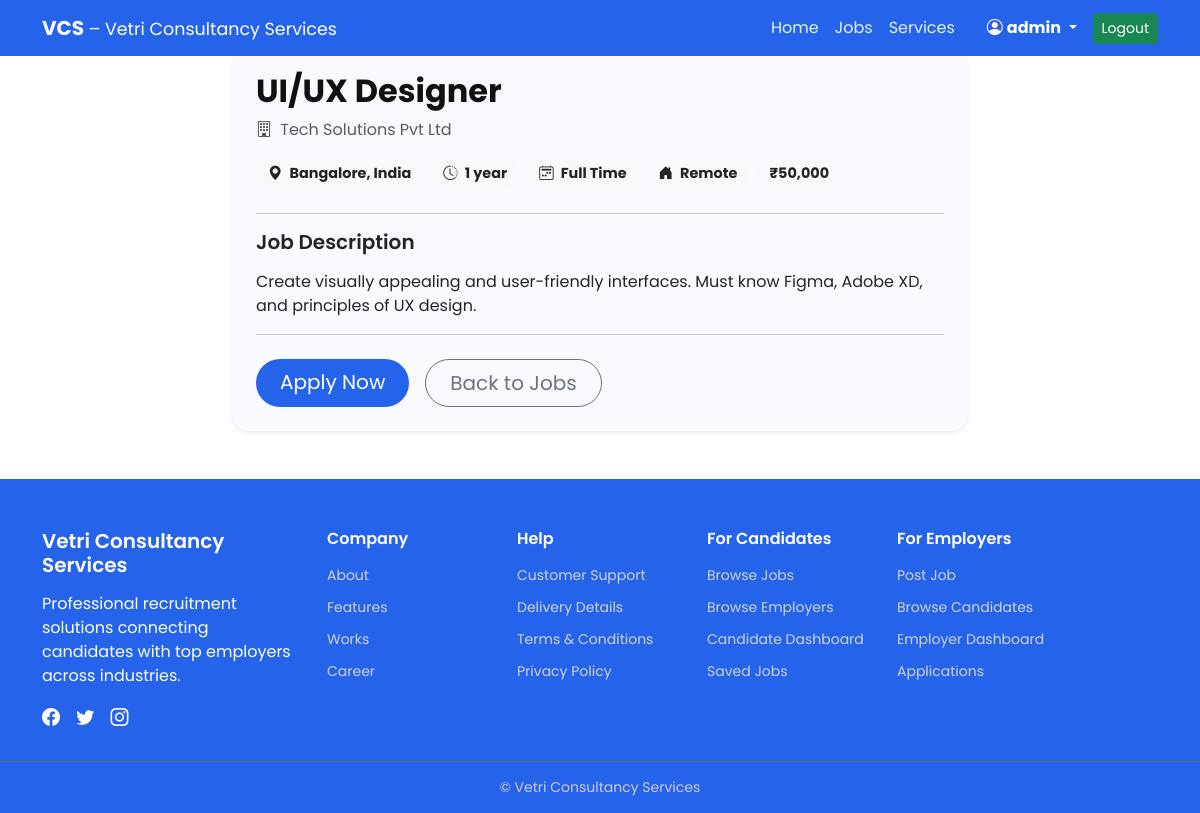
The app's page /jobs/8/ (signed in) with its own data.
### accounts/models.py (models this page shows)
class User(AbstractUser):
    USER_TYPE = (
        ('free', 'Free'),
        ('pro', 'Pro'),
        ('pro_plus', 'Pro Plus'),
        ('consultant', 'Consultant'),
        ('admin', 'Admin'),
        ('trainee','Trainee'),
    )
    user_type = models.CharField(
        max_length=15,
        choices=USER_TYPE,
        default='free'
    )
    pro_subscription_active = models.BooleanField(default=False)
    whatsapp_number = models.CharField(max_length=15, blank=True, null=True)

### jobs/models.py (models this page shows, shortened)
class Job(models.Model):
    title = models.CharField(max_length=200)
    company = models.CharField(max_length=100)
    location = models.CharField(max_length=100)
    experience = models.CharField(max_length=50)
    description = models.TextField()
    FULL_TIME = 'FT'
    PART_TIME = 'PT'
    INTERNSHIP = 'IN'
    WORKING_SCHEDULE_CHOICES = [
        (FULL_TIME, 'Full Time'),
        (PART_TIME, 'Part Time'),
        (INTERNSHIP, 'Internship'),
    ]
    working_schedule = models.CharField(
        max_length=2,
        choices=WORKING_SCHEDULE_CHOICES,
        default=FULL_TIME
    )
    REMOTE = 'RM'
    HYBRID = 'HY'
    ONSITE = 'ON'
    WORK_TYPE_CHOICES = [
        (REMOTE, 'Remote'),
        (HYBRID, 'Hybrid'),
        (ONSITE, 'Onsite'),
    ]
    work_type = models.CharField(
        max_length=2,
        choices=WORK_TYPE_CHOICES,
        default=ONSITE
    )
    salary = models.CharField(max_length=100, null=True, blank=True)
    posted_by = models.ForeignKey(
        settings.AUTH_USER_MODEL,
        on_delete=models.CASCADE,
        related_name='jobs_posted'
    )
    created_at = models.DateTimeField(auto_now_add=True)

### jobs/views.py (the view)
# urls.py: path('<int:pk>/', views.job_detail, name='job_detail'),
def job_detail(request, pk):
    job = get_object_or_404(Job, id=pk)
    context = {'job': job}
    return render(request, 'jobs/job_detail.html', context)

### jobs/templates/jobs/job_detail.html (shortened to what this page needs)
{% extends 'base.html' %}
{% block content %}
<div class="container my-5">
  <div class="row justify-content-center">
    <div class="col-lg-8">
      <div class="card job-detail-card shadow-sm border-0 rounded-4">
        <div class="card-body p-4">
          <h2 class="fw-bold mb-2">{{ job.title }}</h2>
          <p class="text-muted mb-3">
            <i class="bi bi-building me-1"></i> {{ job.company }}
          </p>
          <div class="d-flex flex-wrap gap-2 mb-4">
            <span class="badge bg-light text-dark">
              <i class="bi bi-geo-alt-fill me-1"></i> {{ job.location }}
            </span>
            <span class="badge bg-light text-dark">
              <i class="bi bi-clock-history me-1"></i> {{ job.experience }}
            </span>
            <span class="badge bg-light text-dark">
              <i class="bi bi-calendar2-week me-1"></i>
              {% if job.working_schedule == 'FT' %} Full Time
              {% elif job.working_schedule == 'PT' %} Part Time
              {% else %} Internship
              {% endif %}
            </span>
            <span class="badge bg-light text-dark">
              <i class="bi bi-house-door-fill me-1"></i>
              {% if job.work_type == 'RM' %} Remote
              {% elif job.work_type == 'HY' %} Hybrid
              {% else %} Onsite
              {% endif %}
            </span>
            <span class="badge bg-light text-dark">
              {% if job.salary %} {{ job.salary }} {% else %} Not Specified {% endif %}
            </span>
          </div>
          <hr>
          <h5 class="fw-semibold mb-2">Job Description</h5>
          <p class="text-secondary">{{ job.description|linebreaks }}</p>
          <hr>
          <div class="mt-4 d-flex gap-3 flex-wrap">
            <a href="{% url 'jobs:apply_job' job.id %}"
               class="btn btn-primary btn-lg rounded-pill px-4">
               Apply Now
            </a>
            <a href="{% url 'jobs:job_list' %}"
               class="btn btn-outline-secondary btn-lg rounded-pill px-4">
               Back to Jobs
            </a>
          </div>
        </div>
      </div>
    </div>
  </div>
</div>
{% endblock %}

### templates/base.html (shortened to what this page needs)
{% load static %}
<!DOCTYPE html>
<html lang="en">
<head>
    <link rel="stylesheet" href="https://cdn.jsdelivr.net/npm/bootstrap-icons@1.11.3/font/bootstrap-icons.css">
    <link href="https://cdn.jsdelivr.net/npm/bootstrap@5.3.2/dist/css/bootstrap.min.css" rel="stylesheet">
</head>
<body>
<nav class="navbar navbar-expand-lg navbar-dark fixed-top">
  <div class="container">
    <a class="navbar-brand fw-bold" href="{% url 'dashboard' %}">
      VCS <span class="fw-normal small">– Vetri Consultancy Services</span>
    </a>
    <div class="collapse navbar-collapse" id="vcsNav">
      <ul class="navbar-nav ms-auto align-items-lg-center">
        {% if user.is_authenticated %}
          <li class="nav-item">
            <a class="nav-link {% if request.resolver_match.url_name == 'dashboard' %}active{% endif %}" href="{% url 'dashboard' %}">Home</a>
          </li>
          <li class="nav-item">
            <a class="nav-link {% if request.resolver_match.url_name == 'job_list' and request.resolver_match.namespace == 'jobs' %}active{% endif %}" href="{% url 'jobs:job_list' %}">Jobs</a>
          </li>
          <li class="nav-item">
            <a class="nav-link {% if request.resolver_match.url_name == 'services' %}active{% endif %}" href="{% url 'services' %}">Services</a>
          </li>
          <li class="nav-item dropdown ms-lg-3">
            <a class="nav-link dropdown-toggle text-white fw-bold" href="#" id="userDropdown" role="button" data-bs-toggle="dropdown" aria-expanded="false">
              <i class="bi bi-person-circle me-1"></i>{{ user.username }}
            </a>
          </li>
          <li class="nav-item ms-lg-2">
            <form method="post" action="{% url 'logout' %}">
              <button class="btn btn-success btn-sm">Logout</button>
            </form>
          </li>
        {% endif %}
      </ul>
    </div>
  </div>
</nav>
<div  >
    {% block content %}{% endblock %}
</div>
<footer class="vcs-footer mt-5">
  <div class="container">
    <div class="row gy-4">
      <div class="col-lg-3 col-md-6">
        <h5 class="footer-logo">Vetri Consultancy Services</h5>
        <p class="footer-text">
          Professional recruitment solutions connecting candidates with top employers across industries.
        </p>
        <div class="footer-social">
          <i class="bi bi-facebook"></i>
          <i class="bi bi-twitter"></i>
          <i class="bi bi-instagram"></i>
        </div>
      </div>
      <div class="col-lg-2 col-md-6">
        <h6>Company</h6>
        <ul>
          <li><a href="#">About</a></li>
          <li><a href="#">Features</a></li>
          <li><a href="#">Works</a></li>
          <li><a href="#">Career</a></li>
        </ul>
      </div>
      <div class="col-lg-2 col-md-6">
        <h6>Help</h6>
        <ul>
          <li><a href="#">Customer Support</a></li>
          <li><a href="#">Delivery Details</a></li>
          <li><a href="#">Terms & Conditions</a></li>
          <li><a href="#">Privacy Policy</a></li>
        </ul>
      </div>
      <div class="col-lg-2 col-md-6">
        <h6>For Candidates</h6>
        <ul>
          <li><a href="#">Browse Jobs</a></li>
          <li><a href="#">Browse Employers</a></li>
          <li><a href="#">Candidate Dashboard</a></li>
          <li><a href="#">Saved Jobs</a></li>
        </ul>
      </div>
      <div class="col-lg-3 col-md-6">
        <h6>For Employers</h6>
        <ul>
          <li><a href="#">Post Job</a></li>
          <li><a href="#">Browse Candidates</a></li>
          <li><a href="#">Employer Dashboard</a></li>
          <li><a href="#">Applications</a></li>
        </ul>
      </div>
    </div>
  </div>
  <div class="footer-bottom text-center">
    &copy; {{ now.year }} Vetri Consultancy Services
  </div>
</footer>
</body>
</html>

### templates/base.html (style rules this page uses)
body { font-family: 'Poppins', sans-serif; }
.navbar { background-color: #2563eb; }
.navbar .nav-link { color: #e3f2ff; }
.vcs-footer { background: #2563eb; color: #fff; padding: 50px 0 0; }
.vcs-footer h6, .footer-logo { font-weight: 600; margin-bottom: 15px; }
.vcs-footer ul { list-style: none; padding: 0; }
.vcs-footer ul li { margin-bottom: 8px; }
.vcs-footer ul li a { color: #d1d1d1; text-decoration: none; font-size: 14px; }
.footer-social i { font-size: 18px; margin-right: 12px; cursor: pointer; }
.footer-bottom { border-top: 1px solid #666; margin-top: 30px; padding: 15px; font-size: 14px; color: #ccc; }

### jobs/templates/jobs/job_detail.html (style rules this page uses)
.job-detail-card { background: #f9faff; border-radius: 20px; }
.job-detail-card h2 { color: #111; }
.job-detail-card .badge { font-size: 0.9rem; padding: 0.5rem 0.75rem; border-radius: 12px; }
.job-detail-card p.text-secondary { font-size: 0.95rem; line-height: 1.6; }
.btn-primary { background-color: #2563eb; border: none; }
.btn-outline-secondary { border-color: #6b7280; color: #6b7280; }

### records on screen
User: username "admin"
Job: title "UI/UX Designer", company "Tech Solutions Pvt Ltd", location "Bangalore, India", experience "1 year", salary "₹50,000", description "Create visually appealing and user-friendly interfaces. Must know Figma, Adobe XD, and principles of UX design."
